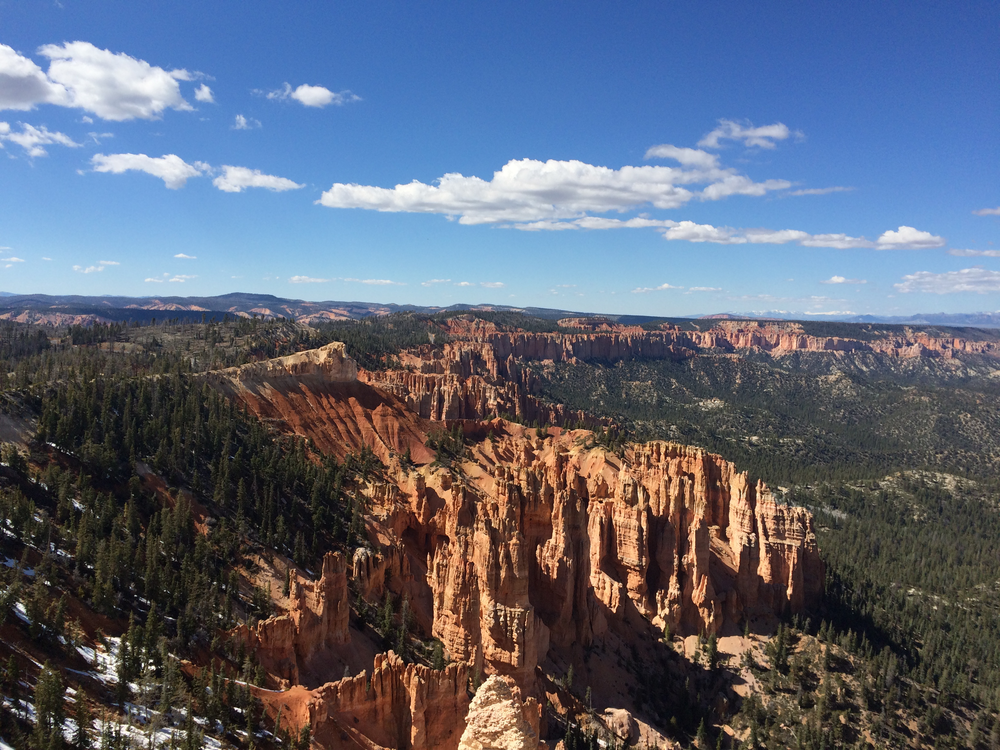
#> input picture panorama-stitching/images/bryce_left_03.png, 1000 x 750 px
$ python stitch.py
#> lines starting #> are read from the running program, lines starting #| are printed output that depends on the picture
### panorama-stitching/pyimagesearch/panorama.py
# import the necessary packages
import numpy as np
import imutils
import cv2

class Stitcher:
	def __init__(self):
		# determine if we are using OpenCV v3.X
		self.isv3 = imutils.is_cv3()

	def stitch(self, images, ratio=0.75, reprojThresh=4.0,
		showMatches=False):
		# unpack the images, then detect keypoints and extract
		# local invariant descriptors from them
		(imageB, imageA) = images
		(kpsA, featuresA) = self.detectAndDescribe(imageA)
		(kpsB, featuresB) = self.detectAndDescribe(imageB)

		# match features between the two images
		M = self.matchKeypoints(kpsA, kpsB,
			featuresA, featuresB, ratio, reprojThresh)

		# if the match is None, then there aren't enough matched
		# keypoints to create a panorama
		if M is None:
			return None

		# otherwise, apply a perspective warp to stitch the images
		# together
		(matches, H, status) = M
		result = cv2.warpPerspective(imageA, H,
			(imageA.shape[1] + imageB.shape[1], imageA.shape[0]))
		result[0:imageB.shape[0], 0:imageB.shape[1]] = imageB

		# check to see if the keypoint matches should be visualized
		if showMatches:
			vis = self.drawMatches(imageA, imageB, kpsA, kpsB, matches,
				status)

			# return a tuple of the stitched image and the
			# visualization
			return (result, vis)

		# return the stitched image
		return result

	def detectAndDescribe(self, image):
		# convert the image to grayscale
		gray = cv2.cvtColor(image, cv2.COLOR_BGR2GRAY)

		# check to see if we are using OpenCV 3.X
		if self.isv3:
			# detect and extract features from the image
			descriptor = cv2.xfeatures2d.SIFT_create()
			(kps, features) = descriptor.detectAndCompute(image, None)

		# otherwise, we are using OpenCV 2.4.X
		else:
			# detect keypoints in the image
			detector = cv2.FeatureDetector_create("SIFT")
			kps = detector.detect(gray)

			# extract features from the image
			extractor = cv2.DescriptorExtractor_create("SIFT")
			(kps, features) = extractor.compute(gray, kps)

		# convert the keypoints from KeyPoint objects to NumPy
		# arrays
		kps = np.float32([kp.pt for kp in kps])

		# return a tuple of keypoints and features
		return (kps, features)

	def matchKeypoints(self, kpsA, kpsB, featuresA, featuresB,
		ratio, reprojThresh):
		# compute the raw matches and initialize the list of actual
		# matches
		matcher = cv2.DescriptorMatcher_create("BruteForce")
		rawMatches = matcher.knnMatch(featuresA, featuresB, 2)
		matches = []

		# loop over the raw matches
		for m in rawMatches:
			# ensure the distance is within a certain ratio of each
			# other (i.e. Lowe's ratio test)
			if len(m) == 2 and m[0].distance < m[1].distance * ratio:
				matches.append((m[0].trainIdx, m[0].queryIdx))

		# computing a homography requires at least 4 matches
		if len(matches) > 4:
			# construct the two sets of points
			ptsA = np.float32([kpsA[i] for (_, i) in matches])
			ptsB = np.float32([kpsB[i] for (i, _) in matches])

			# compute the homography between the two sets of points
			(H, status) = cv2.findHomography(ptsA, ptsB, cv2.RANSAC,
				reprojThresh)

			# return the matches along with the homograpy matrix
			# and status of each matched point
			return (matches, H, status)

		# otherwise, no homograpy could be computed
		return None

	def drawMatches(self, imageA, imageB, kpsA, kpsB, matches, status):
		# initialize the output visualization image
		(hA, wA) = imageA.shape[:2]
		(hB, wB) = imageB.shape[:2]
		vis = np.zeros((max(hA, hB), wA + wB, 3), dtype="uint8")
		vis[0:hA, 0:wA] = imageA
		vis[0:hB, wA:] = imageB

		# loop over the matches
		for ((trainIdx, queryIdx), s) in zip(matches, status):
			# only process the match if the keypoint was successfully
			# matched
			if s == 1:
				# draw the match
				ptA = (int(kpsA[queryIdx][0]), int(kpsA[queryIdx][1]))
				ptB = (int(kpsB[trainIdx][0]) + wA, int(kpsB[trainIdx][1]))
				cv2.line(vis, ptA, ptB, (0, 255, 0), 1)

		# return the visualization
		return vis

### panorama-stitching/stitch.py
# USAGE
# python stitch.py --first images/bryce_left_01.png --second images/bryce_right_01.png

# import the necessary packages
from pyimagesearch.panorama import Stitcher
import argparse
import imutils
import cv2
from matplotlib import pyplot as plt

# construct the argument parse and parse the arguments
# ap = argparse.ArgumentParser()
# ap.add_argument("-f", "--first", required=True,
# 	help="path to the first image")
# ap.add_argument("-s", "--second", required=True,
# 	help="path to the second image")
# args = vars(ap.parse_args())

# load the two images and resize them to have a width of 400 pixels
# (for faster processing)
imageA = cv2.imread('images/bryce_left_03.png')
#> imageA is the input picture: shape (750, 1000, 3); mean B, G, R 118.4, 101.3, 94.2
imageB = cv2.imread('images/bryce_right_03.png')
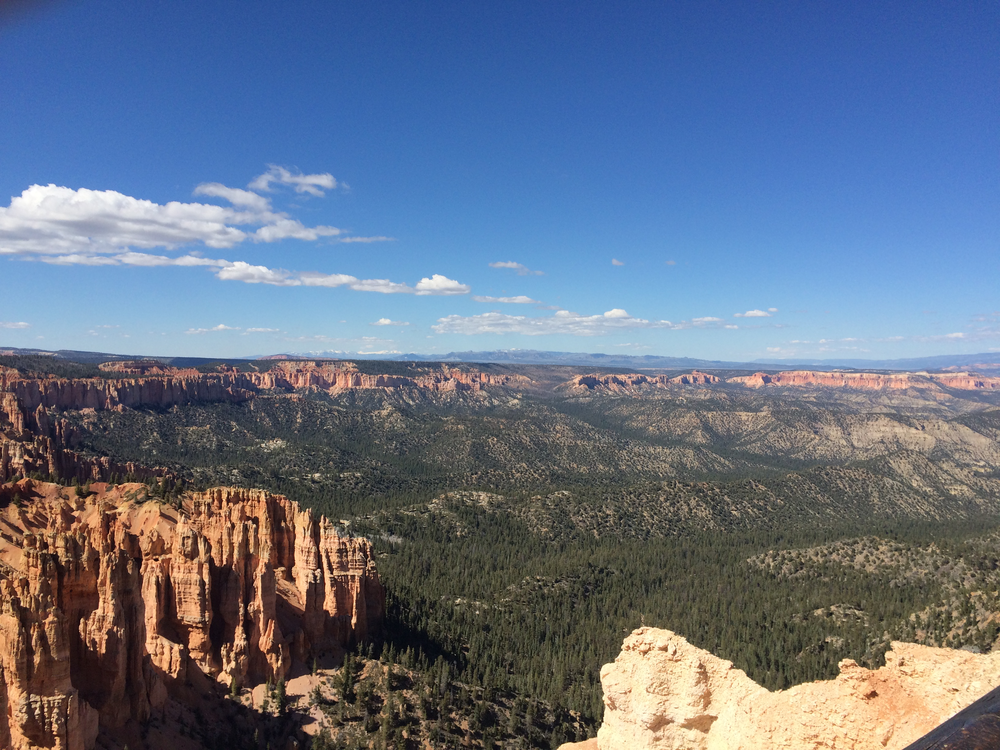
#> input picture panorama-stitching/images/bryce_right_03.png, 1000 x 750 px
#> imageB is the input picture: shape (750, 1000, 3); mean B, G, R 136, 114.4, 101.5
imageA = imutils.resize(imageA, width=400)
#> imageA: shape (300, 400, 3)
imageB = imutils.resize(imageB, width=400)
#> imageB: shape (300, 400, 3)

# stitch the images together to create a panorama
stitcher = Stitcher()
(result, vis) = stitcher.stitch([imageA, imageB], showMatches=True)
#> in detectAndDescribe, `gray = cv2.cvtColor(image, cv2.COLOR_BGR2GRAY)`:
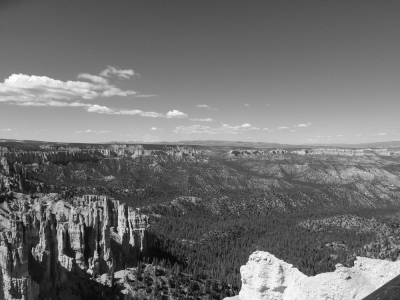
#> gray: shape (300, 400); min 9, max 255, mean 113
#> in detectAndDescribe, `kps = detector.detect(gray)`: kps = 779 keypoints; strongest (x, y, size): (132, 241, 3.8), (96, 256, 3.4), (103, 278, 6.2), (82, 267, 2.4)
#> in detectAndDescribe, `kps = np.float32([kp.pt for kp in kps])`: kps = 779 pairs, first value 2.3 to 396.3, second value 68.42 to 297.1
#> in stitch, `(kpsA, featuresA) = self.detectAndDescribe(imageA)`: kpsA has the same summary as kps in detectAndDescribe
#> in detectAndDescribe (call 2), `gray = cv2.cvtColor(image, cv2.COLOR_BGR2GRAY)`:
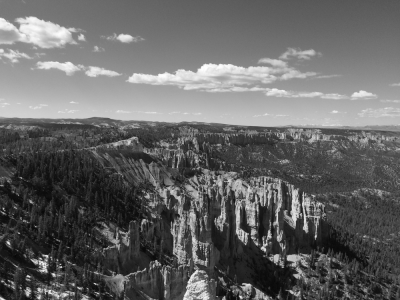
#> gray: shape (300, 400); min 7, max 255, mean 101.1
#> in detectAndDescribe (call 2), `kps = detector.detect(gray)`: kps = 1082 keypoints; strongest (x, y, size): (241, 297, 1.9), (53, 274, 2.4), (47, 256, 1.9), (8, 243, 2.2)
#> in detectAndDescribe (call 2), `kps = np.float32([kp.pt for kp in kps])`: kps = 1082 pairs, first value 2.3 to 397.1, second value 14.74 to 297.2
#> in stitch, `(kpsB, featuresB) = self.detectAndDescribe(imageB)`: kpsB has the same summary as kps in detectAndDescribe
#> in matchKeypoints, `rawMatches = matcher.knnMatch(featuresA, featuresB, 2)`: rawMatches = 779 matches
#> after the loop in matchKeypoints, `for m in rawMatches:`: matches = 295 pairs, first value 90 to 1078, second value 10 to 685
#> in matchKeypoints, `ptsA = np.float32([kpsA[i] for (_, i) in matches])`: ptsA = 295 pairs, first value 4.79 to 332.2, second value 68.42 to 294.9
#> in matchKeypoints, `ptsB = np.float32([kpsB[i] for (i, _) in matches])`: ptsB = 295 pairs, first value 32.34 to 392.5, second value 19.28 to 293.2
#> in matchKeypoints, `(H, status) = cv2.findHomography(ptsA, ptsB, cv2.RANSAC, reprojThresh)`: H = [[0.491, 0.00906, 194.9], [-0.156, 0.894, -0.264], [-0.00134, 0.00014, 1]]; status = 295 values, max 1 at index 0, min 0 at index 29, mean 0.983
#> in stitch, `result[0:imageB.shape[0], 0:imageB.shape[1]] = imageB`:
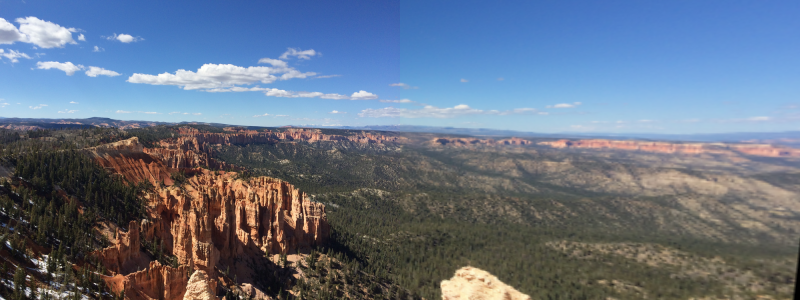
#> result: shape (300, 800, 3); mean B, G, R 133.7, 115.3, 103
#> in drawMatches, `vis[0:hA, 0:wA] = imageA`:
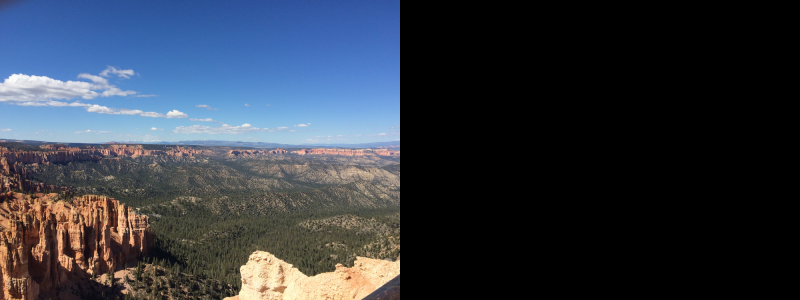
#> vis: shape (300, 800, 3); mean B, G, R 68, 57.2, 50.7
#> in drawMatches, `vis[0:hB, wA:] = imageB`:
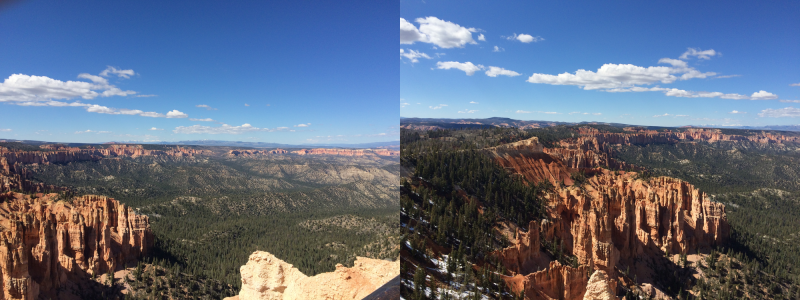
#> vis: shape (300, 800, 3); mean B, G, R 127.2, 107.9, 97.8
#> the loop in drawMatches, `for ((trainIdx, queryIdx), s) in zip(matches, status):` made 295 passes
#> (trainIdx, queryIdx, s, ptA, ptB) on passes 1 to 12: (506, 10, [1], (4, 204), (594, 177)), (531, 18, [1], (6, 80), (598, 69)), (520, 19, [1], (6, 184), (596, 161)), (524, 30, [1], (9, 233), (597, 202)), (534, 32, [1], (9, 164), (599, 143)), (526, 33, [1], (10, 255), (598, 221)), (532, 34, [1], (10, 197), (599, 172)), (536, 35, [1], (11, 169), (600, 148)), (529, 37, [1], (11, 260), (598, 226)), (540, 45, [1], (13, 234), (600, 204)), (547, 51, [1], (16, 242), (603, 211)), (546, 52, [1], (16, 254), (602, 221))
#> (ptA, ptB) on passes 61 to 66: ((58, 207), (637, 185)), ((58, 90), (640, 76)), ((59, 258), (637, 231)), ((59, 252), (637, 226)), ((62, 100), (643, 85)), ((63, 218), (641, 196))
#> after the loop in drawMatches, `for ((trainIdx, queryIdx), s) in zip(matches, status):`:
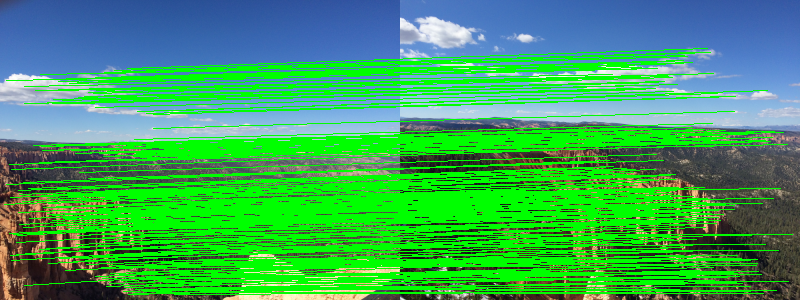
#> vis: shape (300, 800, 3); mean B, G, R 91.4, 164.5, 61.7

# show the images
plt.subplot(1, 1, 1), plt.imshow(cv2.cvtColor(result, cv2.COLOR_BGR2RGB)), plt.title('result'), plt.xticks([]), plt.yticks([])
plt.show()

# [5 lines of commented-out code are left out]
